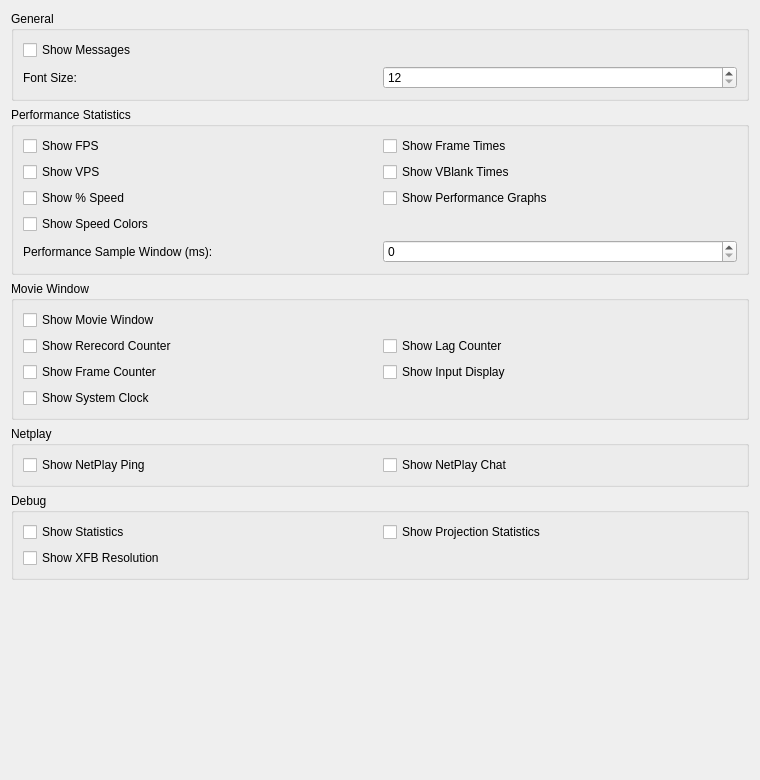
<?xml version="1.0" encoding="UTF-8"?>
<ui version="4.0">
 <class>OnScreenDisplayPane</class>
 <widget class="QWidget" name="OnScreenDisplayPane">
  <property name="geometry">
   <rect>
    <x>0</x>
    <y>0</y>
    <width>760</width>
    <height>780</height>
   </rect>
  </property>
  <layout class="QVBoxLayout" name="rootLayout">
   <item>
    <widget class="QGroupBox" name="generalGroup">
     <property name="title">
      <string>General</string>
     </property>
     <layout class="QGridLayout" name="generalLayout">
      <item row="0" column="0" colspan="2">
       <widget class="QCheckBox" name="showMessagesCheckBox">
        <property name="text">
         <string>Show Messages</string>
        </property>
       </widget>
      </item>
      <item row="1" column="0">
       <widget class="QLabel" name="fontSizeLabel">
        <property name="text">
         <string>Font Size:</string>
        </property>
        <property name="buddy">
         <cstring>fontSizeSpinBox</cstring>
        </property>
       </widget>
      </item>
      <item row="1" column="1">
       <widget class="QSpinBox" name="fontSizeSpinBox">
        <property name="minimum">
         <number>12</number>
        </property>
        <property name="maximum">
         <number>40</number>
        </property>
       </widget>
      </item>
     </layout>
    </widget>
   </item>
   <item>
    <widget class="QGroupBox" name="performanceGroup">
     <property name="title">
      <string>Performance Statistics</string>
     </property>
     <layout class="QGridLayout" name="performanceLayout">
      <item row="0" column="0">
       <widget class="QCheckBox" name="showFpsCheckBox">
        <property name="text">
         <string>Show FPS</string>
        </property>
       </widget>
      </item>
      <item row="0" column="1">
       <widget class="QCheckBox" name="showFrameTimesCheckBox">
        <property name="text">
         <string>Show Frame Times</string>
        </property>
       </widget>
      </item>
      <item row="1" column="0">
       <widget class="QCheckBox" name="showVpsCheckBox">
        <property name="text">
         <string>Show VPS</string>
        </property>
       </widget>
      </item>
      <item row="1" column="1">
       <widget class="QCheckBox" name="showVblankTimesCheckBox">
        <property name="text">
         <string>Show VBlank Times</string>
        </property>
       </widget>
      </item>
      <item row="2" column="0">
       <widget class="QCheckBox" name="showSpeedCheckBox">
        <property name="text">
         <string>Show % Speed</string>
        </property>
       </widget>
      </item>
      <item row="2" column="1">
       <widget class="QCheckBox" name="showGraphsCheckBox">
        <property name="text">
         <string>Show Performance Graphs</string>
        </property>
       </widget>
      </item>
      <item row="3" column="0">
       <widget class="QCheckBox" name="showSpeedColorsCheckBox">
        <property name="text">
         <string>Show Speed Colors</string>
        </property>
       </widget>
      </item>
      <item row="4" column="0">
       <widget class="QLabel" name="performanceSampleWindowLabel">
        <property name="text">
         <string>Performance Sample Window (ms):</string>
        </property>
        <property name="buddy">
         <cstring>performanceSampleWindowSpinBox</cstring>
        </property>
       </widget>
      </item>
      <item row="4" column="1">
       <widget class="QSpinBox" name="performanceSampleWindowSpinBox">
        <property name="maximum">
         <number>10000</number>
        </property>
        <property name="singleStep">
         <number>100</number>
        </property>
       </widget>
      </item>
     </layout>
    </widget>
   </item>
   <item>
    <widget class="QGroupBox" name="movieGroup">
     <property name="title">
      <string>Movie Window</string>
     </property>
     <layout class="QGridLayout" name="movieLayout">
      <item row="0" column="0" colspan="2">
       <widget class="QCheckBox" name="showMovieWindowCheckBox">
        <property name="text">
         <string>Show Movie Window</string>
        </property>
       </widget>
      </item>
      <item row="1" column="0">
       <widget class="QCheckBox" name="showRerecordCounterCheckBox">
        <property name="text">
         <string>Show Rerecord Counter</string>
        </property>
       </widget>
      </item>
      <item row="1" column="1">
       <widget class="QCheckBox" name="showLagCounterCheckBox">
        <property name="text">
         <string>Show Lag Counter</string>
        </property>
       </widget>
      </item>
      <item row="2" column="0">
       <widget class="QCheckBox" name="showFrameCounterCheckBox">
        <property name="text">
         <string>Show Frame Counter</string>
        </property>
       </widget>
      </item>
      <item row="2" column="1">
       <widget class="QCheckBox" name="showInputDisplayCheckBox">
        <property name="text">
         <string>Show Input Display</string>
        </property>
       </widget>
      </item>
      <item row="3" column="0">
       <widget class="QCheckBox" name="showSystemClockCheckBox">
        <property name="text">
         <string>Show System Clock</string>
        </property>
       </widget>
      </item>
     </layout>
    </widget>
   </item>
   <item>
    <widget class="QGroupBox" name="netplayGroup">
     <property name="title">
      <string>Netplay</string>
     </property>
     <layout class="QGridLayout" name="netplayLayout">
      <item row="0" column="0">
       <widget class="QCheckBox" name="showNetplayPingCheckBox">
        <property name="text">
         <string>Show NetPlay Ping</string>
        </property>
       </widget>
      </item>
      <item row="0" column="1">
       <widget class="QCheckBox" name="showNetplayChatCheckBox">
        <property name="text">
         <string>Show NetPlay Chat</string>
        </property>
       </widget>
      </item>
     </layout>
    </widget>
   </item>
   <item>
    <widget class="QGroupBox" name="debugGroup">
     <property name="title">
      <string>Debug</string>
     </property>
     <layout class="QGridLayout" name="debugLayout">
      <item row="0" column="0">
       <widget class="QCheckBox" name="showStatisticsCheckBox">
        <property name="text">
         <string>Show Statistics</string>
        </property>
       </widget>
      </item>
      <item row="0" column="1">
       <widget class="QCheckBox" name="showProjectionStatisticsCheckBox">
        <property name="text">
         <string>Show Projection Statistics</string>
        </property>
       </widget>
      </item>
      <item row="1" column="0">
       <widget class="QCheckBox" name="showXfbResolutionCheckBox">
        <property name="text">
         <string>Show XFB Resolution</string>
        </property>
       </widget>
      </item>
     </layout>
    </widget>
   </item>
   <item>
    <spacer name="verticalSpacer">
     <property name="orientation">
      <enum>Qt::Orientation::Vertical</enum>
     </property>
     <property name="sizeHint" stdset="0">
      <size>
       <width>20</width>
       <height>40</height>
      </size>
     </property>
    </spacer>
   </item>
  </layout>
 </widget>
 <tabstops>
  <tabstop>showMessagesCheckBox</tabstop>
  <tabstop>fontSizeSpinBox</tabstop>
  <tabstop>showFpsCheckBox</tabstop>
  <tabstop>showFrameTimesCheckBox</tabstop>
  <tabstop>showVpsCheckBox</tabstop>
  <tabstop>showVblankTimesCheckBox</tabstop>
  <tabstop>showSpeedCheckBox</tabstop>
  <tabstop>showGraphsCheckBox</tabstop>
  <tabstop>showSpeedColorsCheckBox</tabstop>
  <tabstop>performanceSampleWindowSpinBox</tabstop>
  <tabstop>showMovieWindowCheckBox</tabstop>
  <tabstop>showRerecordCounterCheckBox</tabstop>
  <tabstop>showLagCounterCheckBox</tabstop>
  <tabstop>showFrameCounterCheckBox</tabstop>
  <tabstop>showInputDisplayCheckBox</tabstop>
  <tabstop>showSystemClockCheckBox</tabstop>
  <tabstop>showNetplayPingCheckBox</tabstop>
  <tabstop>showNetplayChatCheckBox</tabstop>
  <tabstop>showStatisticsCheckBox</tabstop>
  <tabstop>showProjectionStatisticsCheckBox</tabstop>
  <tabstop>showXfbResolutionCheckBox</tabstop>
 </tabstops>
 <resources/>
 <connections/>
</ui>
